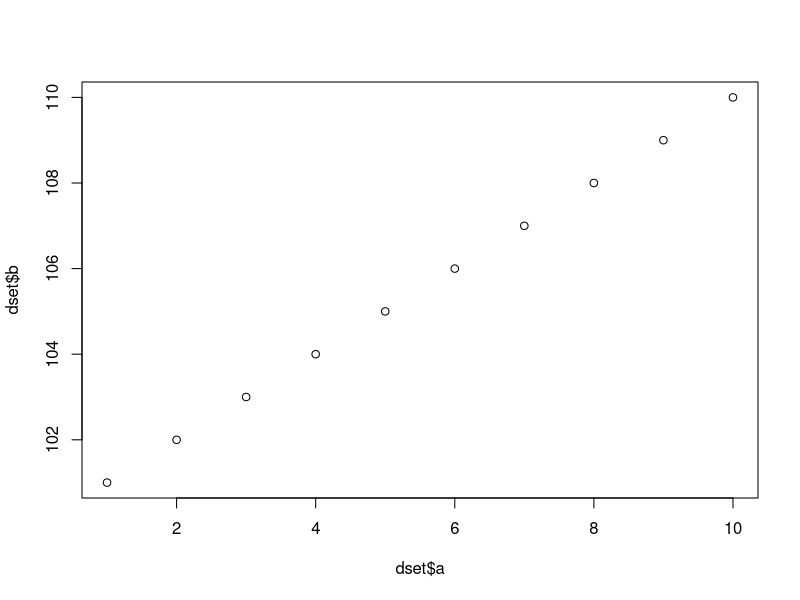
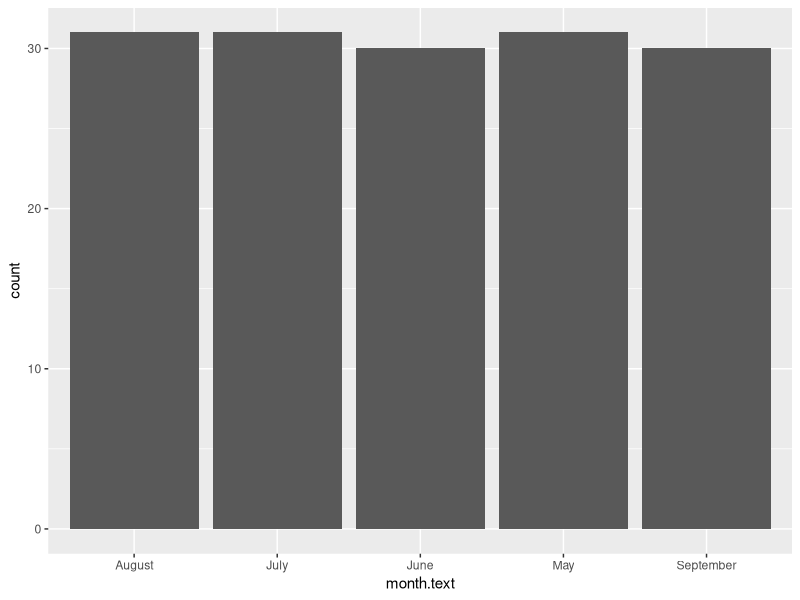
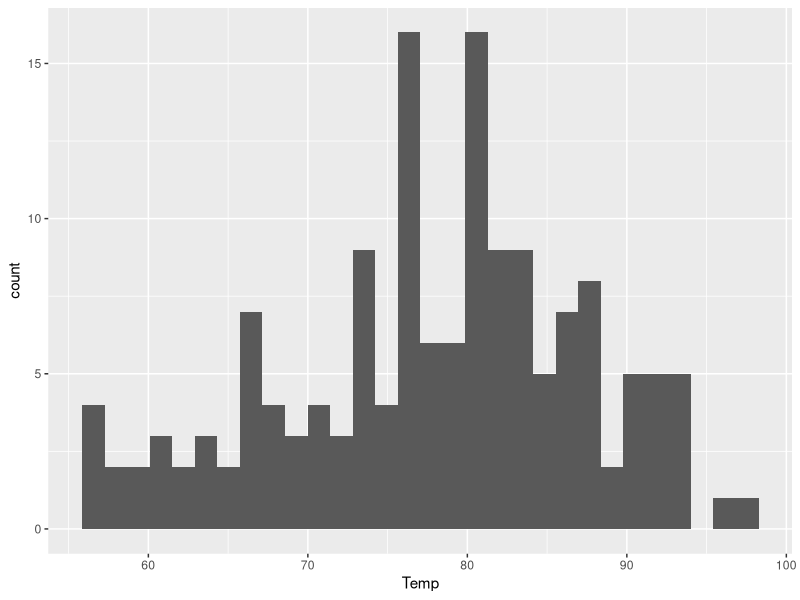
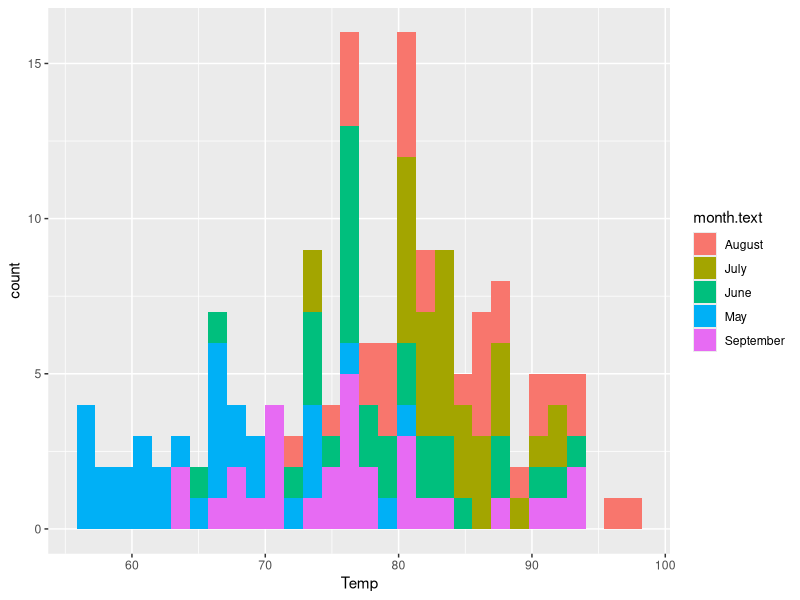
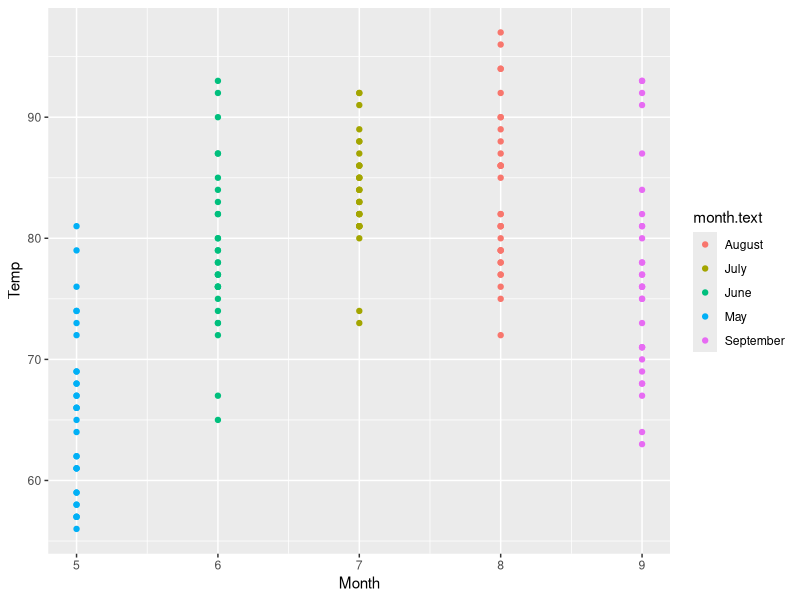
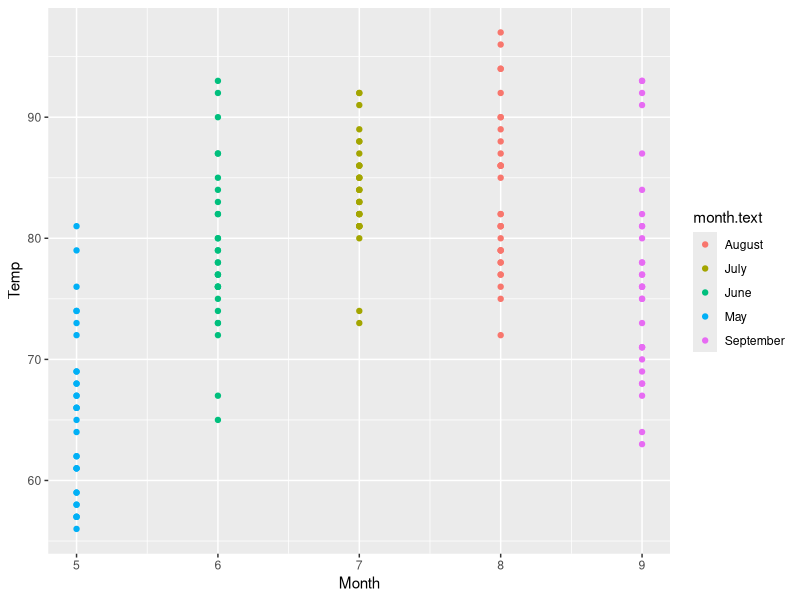
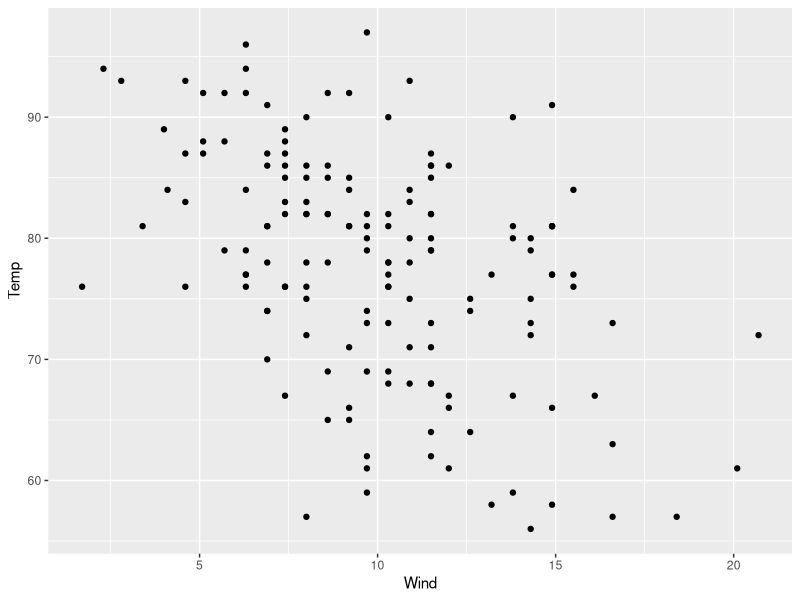
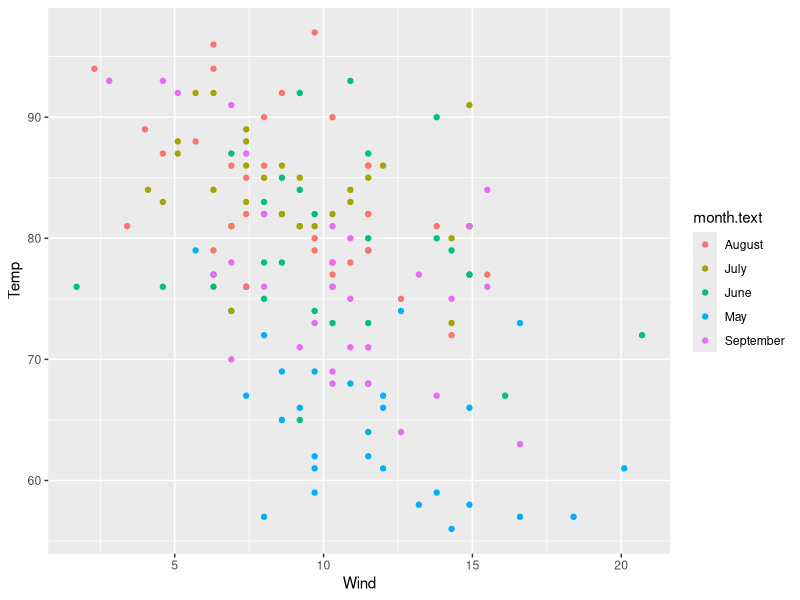

These figures' R source, in order:
## ------------------------------------------------------
## 01_CLASS01.R - R Script for Lecture 01 (GIS course).

# version: 1.0
# Author: Bruno Conte Leite @2022-23
# b.conte@unibo.it

## ------------------------------------------------------


# 1. R BASICS: ENVIRONMENT AND PACKAGES ----

# 1.1. Working directory:

getwd() # learn which is the current working directory
setwd("~/Desktop/")

# 1.2. Basic R elements:

# creating vectors:
1:10
c("a", "b", "c", "abc", "def")
vector <- c("a", "b", "c", "abc", "def")
vector[2]
vector[-2]
vector <- rep(vector, 2)

# creating datasets - data.frame function:
dset <- data.frame(a = 1:10, b = 101:110, words = vector, stringsAsFactors=T)
class(dset)
# be careful with factors in R!
class(dset$words)
as.numeric(dset$words)

dset <- data.frame(a = 1:10, b = 101:110, words = vector, stringsAsFactors=F)
class(dset$words)
as.numeric(dset$words)

dset[1,2]
dset[1, 'b']

dset[,2]
dset[,'b']
dset$b

# Hint: NEVER use the number (for columns/variables)!

# plotting:
plot(dset$a, dset$b)

# appending data:
dset <- rbind(dset, c(3,6, "bruno"))
# the same for cbind (over columns)

# creating lists (sets):
dlist <- list(a = c("a", "b", "c", "abc", "def"), b = dset)
dlist[[1]]
dlist$a

# removing elements from environment:

ls() # list of elements in the environment
rm(dset)
rm(dlist)
rm(list = ls()) # cleaning environment

# character(0) = empty environment!

# 1.3. Working with packages/libraries:

# Example 1: data.table (package for high-dimension, fast
# data computations):

# install library (only once for each computer):
# install.packages('data.table')

# load library (its functions will become available):
library(data.table)

# data.table::year(as.Date('10-01-1959'))
# once the library is loaded, no need of data.table::
year(as.Date('10-01-1959'))

# Datasets library: contains several datasets
# https://stat.ethz.ch/R-manual/R-devel/library/datasets/html/00Index.html

datasets::AirPassengers
df.airqual <- data.table(airquality)

# Example of data operations: merging datasets

df.months <- data.table(Month = 1:12, month.text = month.name)

merge.data.table(df.airqual,df.months)

df.merged <- merge.data.table(df.airqual,df.months)

# Example 2: tidyverse library

# This is the most comprehensive, complete library
# of data sciences tools in R:

# https://www.tidyverse.org/

library(dplyr)

# Uses the "pipe" syntax (%>%)
# https://style.tidyverse.org/pipes.html

# Merging:
df.merged <- df.airqual %>% 
  left_join(df.months)

# Tibbles - class of tidyverse data frames:
df.merged <- tibble(df.merged)
df.merged # Better way of visualizing data frames.

# Selecting specific variables:
df.merged %>% 
  select(month.text, Day, Wind)

# Filtering a dataset:
df.merged %>% 
  filter(Month==5)

# Combining operations:
df.merged %>% 
  filter(month.text=='August') %>% 
  select(Month,Day,Ozone)

# There are several data operations (check them
# out: https://dplyr.tidyverse.org/)

# Example 3: plotting data with ggplot2 (part of tidyverse)
# https://ggplot2.tidyverse.org/index.html

library(ggplot2)

# Bar plot:
p <- ggplot(df.merged) +
  geom_bar(aes(x = month.text))
p
# Histogram:
p <- ggplot(df.merged) +
  geom_histogram(aes(x = Temp))
p
# Importance of aesthetics:
p <- ggplot(df.merged) +
  geom_histogram(aes(x = Temp, fill = month.text))
p
# Scatter plots (point):
ggplot(df.merged) + 
  geom_point(aes(Month,Temp, color = month.text))
# Importance of aesthetics:
ggplot(df.merged) + 
  geom_point(aes(Month,Temp, color = month.text))
# Correlation wind vs. temperature:
ggplot(df.merged) + 
  geom_point(aes(Wind,Temp))
ggplot(df.merged) + 
  geom_point(aes(Wind,Temp,color = month.text))
# Adding a layer (in this case, functional format):
ggplot(df.merged) + 
  geom_point(aes(Wind,Temp)) +
  geom_smooth(aes(Wind,Temp))
# Linear relation:
ggplot(df.merged) + 
  geom_point(aes(Wind,Temp)) +
  geom_smooth(aes(Wind,Temp),method = 'lm')

# For exercise:

df.ex <- tibble(datasets::CO2)

ggplot(df.ex) +
  geom_histogram(aes(uptake, fill=Type))

datasets::state.x77


# ----






































































































# 
# 
